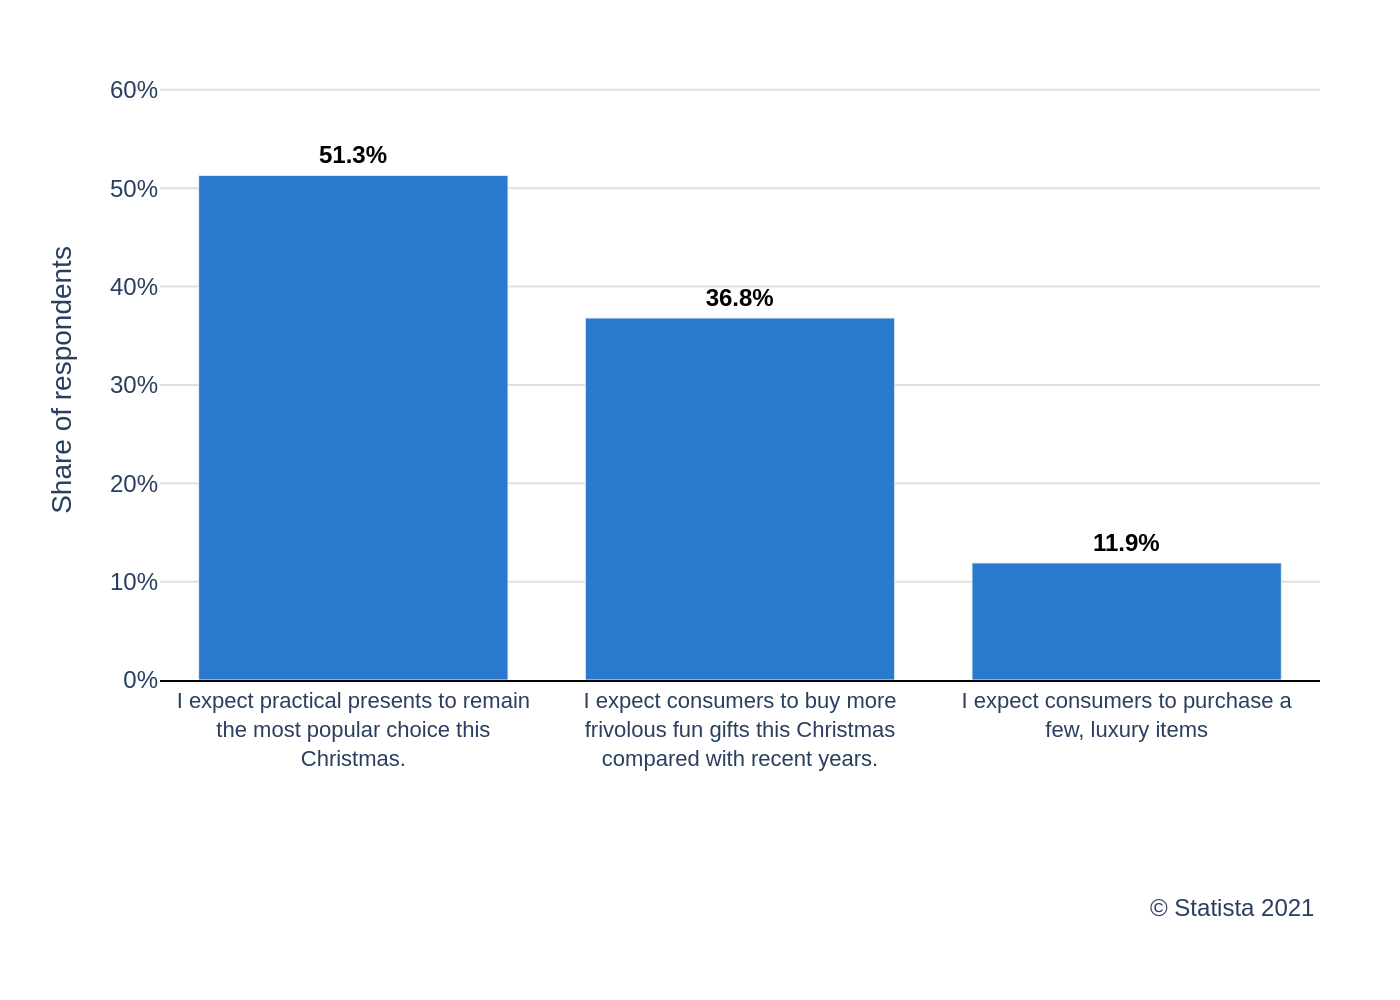

Generate this figure with Python:
import sys
import json
import os
import plotly.graph_objects as go

# Read chart data from the JSON file provided as a command-line argument
json_path = sys.argv[1]
with open(json_path, 'r', encoding='utf-8') as f:
    chart_info = json.load(f)

# Extract data for plotting
chart_data = chart_info['chart_data']
texts = chart_info['texts']
colors = chart_info['colors']

categories = [item['category'] for item in chart_data]
values = [item['value'] for item in chart_data]

# Create the plot
fig = go.Figure()

# Add bar trace
fig.add_trace(go.Bar(
    x=categories,
    y=values,
    text=[f'{v}%' for v in values],
    textposition='outside',
    marker_color=colors[0],
    textfont=dict(family="Arial", size=12, weight="bold", color='black'),
    cliponaxis=False  # Allow text to be drawn outside the plot area
))

# Configure layout
fig.update_layout(
    font=dict(family="Arial"),
    plot_bgcolor='white',
    showlegend=False,
    yaxis_title=texts.get('y_axis_title'),
    xaxis=dict(
        showgrid=False,
        showline=True,
        linecolor='black',
        linewidth=1,
        tickfont=dict(size=11)
    ),
    yaxis=dict(
        showgrid=True,
        gridcolor='#e0e0e0',
        range=[0, 61],
        tick0=0,
        dtick=10,
        ticksuffix='%'
    ),
    margin=dict(t=40, r=40, b=160, l=80),
    annotations=[
        dict(
            text=texts.get('source', ''),
            showarrow=False,
            xref="paper", yref="paper",
            x=1.0, y=-0.35,
            xanchor='right', yanchor='top',
            align='right',
            font=dict(size=12)
        )
    ]
)

# Determine the output filename from the input JSON path
base_name = os.path.splitext(os.path.basename(json_path))[0]
output_filename = f"{base_name}.png"

# Save the figure as a PNG image
fig.write_image(output_filename, scale=2)

print(f"Chart saved to {output_filename}")
